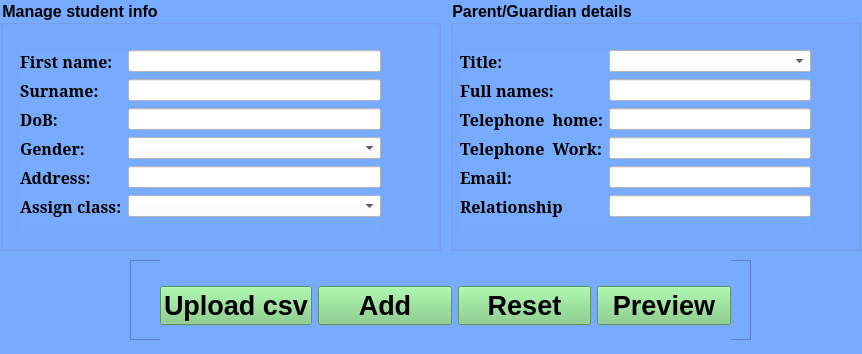
<?xml version="1.0" encoding="UTF-8"?>
<ui version="4.0">
 <class>AddStudentForm</class>
 <widget class="QWidget" name="AddStudentForm">
  <property name="geometry">
   <rect>
    <x>0</x>
    <y>0</y>
    <width>862</width>
    <height>354</height>
   </rect>
  </property>
  <property name="windowTitle">
   <string>Add Student</string>
  </property>
  <property name="styleSheet">
   <string notr="true">background-color: rgb(119, 171, 255);</string>
  </property>
  <widget class="QGroupBox" name="std_entry_form">
   <property name="geometry">
    <rect>
     <x>0</x>
     <y>0</y>
     <width>441</width>
     <height>251</height>
    </rect>
   </property>
   <property name="font">
    <font>
     <pointsize>12</pointsize>
     <weight>75</weight>
     <bold>true</bold>
    </font>
   </property>
   <property name="styleSheet">
    <string notr="true">background-color: rgb(119, 171, 255);</string>
   </property>
   <property name="title">
    <string>Manage student info</string>
   </property>
   <widget class="QWidget" name="formLayoutWidget">
    <property name="geometry">
     <rect>
      <x>20</x>
      <y>50</y>
      <width>361</width>
      <height>181</height>
     </rect>
    </property>
    <property name="styleSheet">
     <string notr="true">background-color: rgb(119, 171, 255);</string>
    </property>
    <layout class="QFormLayout" name="formLayout">
     <item row="0" column="0">
      <widget class="QLabel" name="label">
       <property name="font">
        <font>
         <family>MS Serif</family>
         <pointsize>12</pointsize>
         <weight>75</weight>
         <bold>true</bold>
        </font>
       </property>
       <property name="styleSheet">
        <string notr="true">background-color: rgb(119, 171, 255);</string>
       </property>
       <property name="text">
        <string>First name:</string>
       </property>
      </widget>
     </item>
     <item row="0" column="1">
      <widget class="QLineEdit" name="lineEdit">
       <property name="styleSheet">
        <string notr="true">background-color: rgb(255, 255, 255);</string>
       </property>
      </widget>
     </item>
     <item row="1" column="0">
      <widget class="QLabel" name="label_4">
       <property name="font">
        <font>
         <family>MS Serif</family>
         <pointsize>12</pointsize>
         <weight>75</weight>
         <bold>true</bold>
        </font>
       </property>
       <property name="styleSheet">
        <string notr="true">background-color: rgb(119, 171, 255);</string>
       </property>
       <property name="text">
        <string>Surname:</string>
       </property>
      </widget>
     </item>
     <item row="1" column="1">
      <widget class="QLineEdit" name="lineEdit_2">
       <property name="styleSheet">
        <string notr="true">background-color: rgb(255, 255, 255);</string>
       </property>
      </widget>
     </item>
     <item row="2" column="0">
      <widget class="QLabel" name="label_5">
       <property name="font">
        <font>
         <family>MS Serif</family>
         <pointsize>12</pointsize>
         <weight>75</weight>
         <bold>true</bold>
        </font>
       </property>
       <property name="styleSheet">
        <string notr="true">background-color: rgb(119, 171, 255);</string>
       </property>
       <property name="text">
        <string>DoB:</string>
       </property>
      </widget>
     </item>
     <item row="2" column="1">
      <widget class="QLineEdit" name="lineEdit_5">
       <property name="styleSheet">
        <string notr="true">background-color: rgb(255, 255, 255);</string>
       </property>
      </widget>
     </item>
     <item row="3" column="0">
      <widget class="QLabel" name="label_6">
       <property name="font">
        <font>
         <family>MS Serif</family>
         <pointsize>12</pointsize>
         <weight>75</weight>
         <bold>true</bold>
        </font>
       </property>
       <property name="styleSheet">
        <string notr="true">background-color: rgb(119, 171, 255);</string>
       </property>
       <property name="text">
        <string>Gender:</string>
       </property>
      </widget>
     </item>
     <item row="3" column="1">
      <widget class="QComboBox" name="comboBox">
       <property name="styleSheet">
        <string notr="true">background-color: rgb(255, 255, 255);</string>
       </property>
      </widget>
     </item>
     <item row="4" column="0">
      <widget class="QLabel" name="label_7">
       <property name="font">
        <font>
         <family>MS Serif</family>
         <pointsize>12</pointsize>
         <weight>75</weight>
         <bold>true</bold>
        </font>
       </property>
       <property name="styleSheet">
        <string notr="true">background-color: rgb(119, 171, 255);</string>
       </property>
       <property name="text">
        <string>Address:</string>
       </property>
      </widget>
     </item>
     <item row="4" column="1">
      <widget class="QLineEdit" name="lineEdit_3">
       <property name="styleSheet">
        <string notr="true">background-color: rgb(255, 255, 255);</string>
       </property>
      </widget>
     </item>
     <item row="5" column="0">
      <widget class="QLabel" name="label_2">
       <property name="font">
        <font>
         <family>MS Serif</family>
         <pointsize>12</pointsize>
         <weight>75</weight>
         <bold>true</bold>
        </font>
       </property>
       <property name="styleSheet">
        <string notr="true">background-color: rgb(119, 171, 255);</string>
       </property>
       <property name="text">
        <string>Assign class:</string>
       </property>
      </widget>
     </item>
     <item row="5" column="1">
      <widget class="QComboBox" name="comboBox_2">
       <property name="styleSheet">
        <string notr="true">background-color: rgb(255, 255, 255);</string>
       </property>
      </widget>
     </item>
    </layout>
   </widget>
  </widget>
  <widget class="QGroupBox" name="prt_enrty_form">
   <property name="geometry">
    <rect>
     <x>450</x>
     <y>0</y>
     <width>411</width>
     <height>251</height>
    </rect>
   </property>
   <property name="font">
    <font>
     <pointsize>12</pointsize>
     <weight>75</weight>
     <bold>true</bold>
    </font>
   </property>
   <property name="styleSheet">
    <string notr="true">background-color: rgb(119, 171, 255);</string>
   </property>
   <property name="title">
    <string>Parent/Guardian details</string>
   </property>
   <widget class="QWidget" name="formLayoutWidget_2">
    <property name="geometry">
     <rect>
      <x>10</x>
      <y>50</y>
      <width>351</width>
      <height>181</height>
     </rect>
    </property>
    <property name="styleSheet">
     <string notr="true">background-color: rgb(119, 171, 255);</string>
    </property>
    <layout class="QFormLayout" name="formLayout_2">
     <item row="0" column="0">
      <widget class="QLabel" name="label_11">
       <property name="font">
        <font>
         <family>MS Serif</family>
         <pointsize>12</pointsize>
         <weight>75</weight>
         <bold>true</bold>
        </font>
       </property>
       <property name="styleSheet">
        <string notr="true">background-color: rgb(119, 171, 255);</string>
       </property>
       <property name="text">
        <string>Title:</string>
       </property>
      </widget>
     </item>
     <item row="1" column="0">
      <widget class="QLabel" name="label_12">
       <property name="font">
        <font>
         <family>MS Serif</family>
         <pointsize>12</pointsize>
         <weight>75</weight>
         <bold>true</bold>
        </font>
       </property>
       <property name="styleSheet">
        <string notr="true">background-color: rgb(119, 171, 255);</string>
       </property>
       <property name="text">
        <string>Full names:</string>
       </property>
      </widget>
     </item>
     <item row="1" column="1">
      <widget class="QLineEdit" name="lineEdit_8">
       <property name="styleSheet">
        <string notr="true">background-color: rgb(255, 255, 255);</string>
       </property>
      </widget>
     </item>
     <item row="2" column="0">
      <widget class="QLabel" name="label_13">
       <property name="font">
        <font>
         <family>MS Serif</family>
         <pointsize>12</pointsize>
         <weight>75</weight>
         <bold>true</bold>
        </font>
       </property>
       <property name="styleSheet">
        <string notr="true">background-color: rgb(119, 171, 255);</string>
       </property>
       <property name="text">
        <string>Telephone  home:</string>
       </property>
      </widget>
     </item>
     <item row="2" column="1">
      <widget class="QLineEdit" name="lineEdit_9">
       <property name="styleSheet">
        <string notr="true">background-color: rgb(255, 255, 255);</string>
       </property>
      </widget>
     </item>
     <item row="3" column="0">
      <widget class="QLabel" name="label_14">
       <property name="font">
        <font>
         <family>MS Serif</family>
         <pointsize>12</pointsize>
         <weight>75</weight>
         <bold>true</bold>
        </font>
       </property>
       <property name="styleSheet">
        <string notr="true">background-color: rgb(119, 171, 255);</string>
       </property>
       <property name="text">
        <string>Telephone  Work:</string>
       </property>
      </widget>
     </item>
     <item row="4" column="0">
      <widget class="QLabel" name="label_15">
       <property name="font">
        <font>
         <family>MS Serif</family>
         <pointsize>12</pointsize>
         <weight>75</weight>
         <bold>true</bold>
        </font>
       </property>
       <property name="styleSheet">
        <string notr="true">background-color: rgb(119, 171, 255);</string>
       </property>
       <property name="text">
        <string>Email:</string>
       </property>
      </widget>
     </item>
     <item row="5" column="0">
      <widget class="QLabel" name="label_16">
       <property name="font">
        <font>
         <family>MS Serif</family>
         <pointsize>12</pointsize>
         <weight>75</weight>
         <bold>true</bold>
        </font>
       </property>
       <property name="styleSheet">
        <string notr="true">background-color: rgb(119, 171, 255);</string>
       </property>
       <property name="text">
        <string>Relationship</string>
       </property>
      </widget>
     </item>
     <item row="5" column="1">
      <widget class="QLineEdit" name="lineEdit_10">
       <property name="styleSheet">
        <string notr="true">background-color: rgb(255, 255, 255);</string>
       </property>
      </widget>
     </item>
     <item row="0" column="1">
      <widget class="QComboBox" name="comboBox_5">
       <property name="styleSheet">
        <string notr="true">background-color: rgb(255, 255, 255);</string>
       </property>
      </widget>
     </item>
     <item row="4" column="1">
      <widget class="QLineEdit" name="lineEdit_11">
       <property name="styleSheet">
        <string notr="true">background-color: rgb(255, 255, 255);</string>
       </property>
      </widget>
     </item>
     <item row="3" column="1">
      <widget class="QLineEdit" name="lineEdit_12">
       <property name="styleSheet">
        <string notr="true">background-color: rgb(255, 255, 255);</string>
       </property>
      </widget>
     </item>
    </layout>
   </widget>
  </widget>
  <widget class="QFrame" name="frame">
   <property name="geometry">
    <rect>
     <x>130</x>
     <y>260</y>
     <width>621</width>
     <height>80</height>
    </rect>
   </property>
   <property name="styleSheet">
    <string notr="true">background-color: rgb(119, 171, 255);</string>
   </property>
   <property name="frameShape">
    <enum>QFrame::StyledPanel</enum>
   </property>
   <property name="frameShadow">
    <enum>QFrame::Raised</enum>
   </property>
   <widget class="QWidget" name="horizontalLayoutWidget">
    <property name="geometry">
     <rect>
      <x>30</x>
      <y>-30</y>
      <width>571</width>
      <height>152</height>
     </rect>
    </property>
    <layout class="QHBoxLayout" name="horizontalLayout">
     <item>
      <widget class="QPushButton" name="pushButton_5">
       <property name="font">
        <font>
         <pointsize>20</pointsize>
         <weight>75</weight>
         <bold>true</bold>
        </font>
       </property>
       <property name="styleSheet">
        <string notr="true">background-color: rgb(125, 205, 127);</string>
       </property>
       <property name="text">
        <string>Upload csv</string>
       </property>
      </widget>
     </item>
     <item>
      <widget class="QPushButton" name="pushButton_3">
       <property name="font">
        <font>
         <pointsize>20</pointsize>
         <weight>75</weight>
         <bold>true</bold>
        </font>
       </property>
       <property name="styleSheet">
        <string notr="true">background-color: rgb(125, 205, 127);</string>
       </property>
       <property name="text">
        <string>Add</string>
       </property>
      </widget>
     </item>
     <item>
      <widget class="QPushButton" name="pushButton_4">
       <property name="font">
        <font>
         <pointsize>20</pointsize>
         <weight>75</weight>
         <bold>true</bold>
        </font>
       </property>
       <property name="styleSheet">
        <string notr="true">background-color: rgb(125, 205, 127);</string>
       </property>
       <property name="text">
        <string>Reset</string>
       </property>
      </widget>
     </item>
     <item>
      <widget class="QPushButton" name="pushButton_2">
       <property name="font">
        <font>
         <pointsize>20</pointsize>
         <weight>75</weight>
         <bold>true</bold>
        </font>
       </property>
       <property name="styleSheet">
        <string notr="true">background-color: rgb(125, 205, 127);</string>
       </property>
       <property name="text">
        <string>Preview</string>
       </property>
      </widget>
     </item>
    </layout>
   </widget>
  </widget>
 </widget>
 <resources/>
 <connections/>
</ui>
